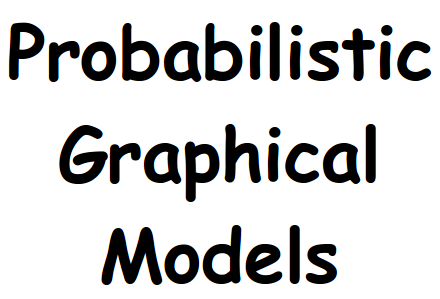
#> input picture input.png, 440 x 299 px
$ python denoise.py input.png input.png input.png
#> lines starting #> are read from the running program, lines starting #| are printed output that depends on the picture; after the words box and inside, x2 and y2 are one past the last pixel; in counts of white or black regions, pixels touching at a corner belong together
from __future__ import print_function
import numpy as np
from PIL import Image
import sys

# look up the value of Y for the given indices
# if the indices are out of bounds, return 0
# [36 lines left out: functions compute_log_prob_helper, compute_log_prob, denoise_image, not called in this run]

# preprocessing step
def read_image_and_binarize(image_file):
#> called with image_file = 'input.png'
  im = Image.open(image_file).convert("L")
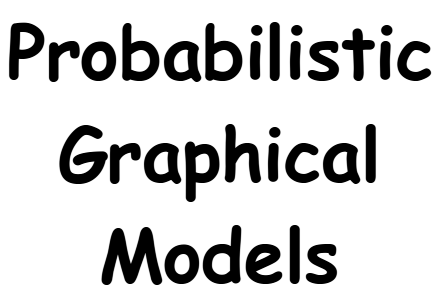
#> im: PIL image 440x299 L; min 0, max 255, mean 208.8
  A = np.asarray(im).astype(int)
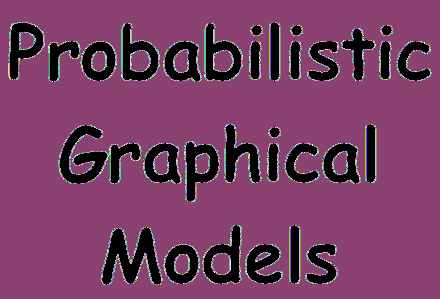
#> A: shape (299, 440) int64; 256 distinct labels, from 0 to 255; one colour per label, 0 black
  A.flags.writeable = True

  A[A<128] = -1
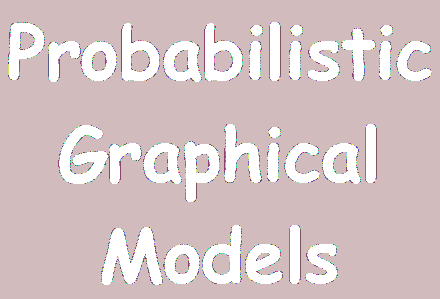
#> A: shape (299, 440) int64; 129 distinct labels, from -1 to 255; one colour per label, 0 black, -1 white
  A[A>=128] = 1
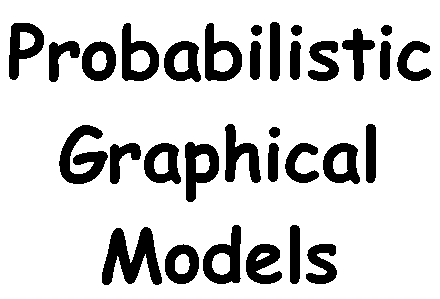
#> A: shape (299, 440) int64; values -1 (black) and 1 (white), 81.8% white; 32 black regions, largest, box (x1, y1, x2, y2) and area: (102, 227, 162, 285) 1922, (59, 125, 108, 184) 1470, (203, 225, 241, 284) 1158
  return A

# [16 lines left out: functions add_noise, convert_from_matrix_and_save, not called in this run]

def get_mismatched_percentage(orig_image, denoised_image):
  diff = abs(orig_image - denoised_image) / 2
  return (100.0 * np.sum(diff)) / np.size(orig_image)

def main():
  # read input and arguments
  orig_image = read_image_and_binarize(sys.argv[1])

  if len(sys.argv) > 2:
    try:
      w_e = eval(sys.argv[2])
      w_s = eval(sys.argv[3])
    except:
      print ('Run as: \npython denoise.py <input_image>\npython denoise.py <input_image> <w_e> <w_s>')
      sys.exit()
#> (the program exits here)
